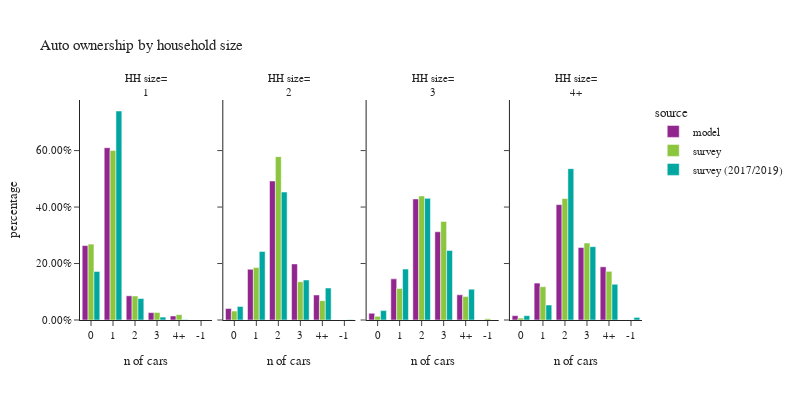

Source (notebook cell):
### Code cell
plot_auto(hh,'hhsize_simple','household size', 'HH size')

### Figure 1 — Plotly figure (JSON) as saved in the notebook; plotly's stock layout.template omitted (floating-point values rounded to 4 significant figures)
{"data": [{"alignmentgroup": "True", "customdata": [[127292], [294527], [41342], [12658], [6908]], "hovertemplate": "source=model<br>hhsize_simple=1<br>auto_ownership_simple=%{x}<br>percentage=%{y}<br>sample count=%{customdata[0]}<extra></extra>", "legendgroup": "model", "marker": {"color": "#91268F", "pattern": {"shape": ""}}, "name": "model", "offsetgroup": "model", "orientation": "v", "showlegend": true, "textposition": "auto", "type": "bar", "x": ["0", "1", "2", "3", "4+"], "xaxis": "x", "y": [0.2637, 0.6101, 0.08564, 0.02622, 0.01431], "yaxis": "y"}, {"alignmentgroup": "True", "customdata": [[23829], [104714], [286861], [115775], [51655]], "hovertemplate": "source=model<br>hhsize_simple=2<br>auto_ownership_simple=%{x}<br>percentage=%{y}<br>sample count=%{customdata[0]}<extra></extra>", "legendgroup": "model", "marker": {"color": "#91268F", "pattern": {"shape": ""}}, "name": "model", "offsetgroup": "model", "orientation": "v", "showlegend": false, "textposition": "auto", "type": "bar", "x": ["0", "1", "2", "3", "4+"], "xaxis": "x2", "y": [0.04088, 0.1797, 0.4922, 0.1986, 0.08863], "yaxis": "y2"}, {"alignmentgroup": "True", "customdata": [[6523], [39698], [116826], [85155], [24302]], "hovertemplate": "source=model<br>hhsize_simple=3<br>auto_ownership_simple=%{x}<br>percentage=%{y}<br>sample count=%{customdata[0]}<extra></extra>", "legendgroup": "model", "marker": {"color": "#91268F", "pattern": {"shape": ""}}, "name": "model", "offsetgroup": "model", "orientation": "v", "showlegend": false, "textposition": "auto", "type": "bar", "x": ["0", "1", "2", "3", "4+"], "xaxis": "x3", "y": [0.02394, 0.1457, 0.4287, 0.3125, 0.08918], "yaxis": "y3"}, {"alignmentgroup": "True", "customdata": [[6136], [52049], [162681], [102215], [74983]], "hovertemplate": "source=model<br>hhsize_simple=4+<br>auto_ownership_simple=%{x}<br>percentage=%{y}<br>sample count=%{customdata[0]}<extra></extra>", "legendgroup": "model", "marker": {"color": "#91268F", "pattern": {"shape": ""}}, "name": "model", "offsetgroup": "model", "orientation": "v", "showlegend": false, "textposition": "auto", "type": "bar", "x": ["0", "1", "2", "3", "4+"], "xaxis": "x4", "y": [0.01541, 0.1308, 0.4087, 0.2568, 0.1884], "yaxis": "y4"}, {"alignmentgroup": "True", "customdata": [[486], [910], [110], [23], [13]], "hovertemplate": "source=survey<br>hhsize_simple=1<br>auto_ownership_simple=%{x}<br>percentage=%{y}<br>sample count=%{customdata[0]}<extra></extra>", "legendgroup": "survey", "marker": {"color": "#8CC63E", "pattern": {"shape": ""}}, "name": "survey", "offsetgroup": "survey", "orientation": "v", "showlegend": true, "textposition": "auto", "type": "bar", "x": ["0", "1", "2", "3", "4+"], "xaxis": "x", "y": [0.2688, 0.6006, 0.08505, 0.02663, 0.01896], "yaxis": "y"}, {"alignmentgroup": "True", "customdata": [[76], [480], [573], [126], [52]], "hovertemplate": "source=survey<br>hhsize_simple=2<br>auto_ownership_simple=%{x}<br>percentage=%{y}<br>sample count=%{customdata[0]}<extra></extra>", "legendgroup": "survey", "marker": {"color": "#8CC63E", "pattern": {"shape": ""}}, "name": "survey", "offsetgroup": "survey", "orientation": "v", "showlegend": false, "textposition": "auto", "type": "bar", "x": ["0", "1", "2", "3", "4+"], "xaxis": "x2", "y": [0.03147, 0.1859, 0.5786, 0.1355, 0.06855], "yaxis": "y2"}, {"alignmentgroup": "True", "customdata": [[1], [6], [109], [162], [55], [19]], "hovertemplate": "source=survey<br>hhsize_simple=3<br>auto_ownership_simple=%{x}<br>percentage=%{y}<br>sample count=%{customdata[0]}<extra></extra>", "legendgroup": "survey", "marker": {"color": "#8CC63E", "pattern": {"shape": ""}}, "name": "survey", "offsetgroup": "survey", "orientation": "v", "showlegend": false, "textposition": "auto", "type": "bar", "x": ["-1", "0", "1", "2", "3", "4+"], "xaxis": "x3", "y": [0.00429, 0.01294, 0.1115, 0.4394, 0.349, 0.08291], "yaxis": "y3"}, {"alignmentgroup": "True", "customdata": [[4], [77], [189], [64], [34]], "hovertemplate": "source=survey<br>hhsize_simple=4+<br>auto_ownership_simple=%{x}<br>percentage=%{y}<br>sample count=%{customdata[0]}<extra></extra>", "legendgroup": "survey", "marker": {"color": "#8CC63E", "pattern": {"shape": ""}}, "name": "survey", "offsetgroup": "survey", "orientation": "v", "showlegend": false, "textposition": "auto", "type": "bar", "x": ["0", "1", "2", "3", "4+"], "xaxis": "x4", "y": [0.006874, 0.1179, 0.4302, 0.2726, 0.1725], "yaxis": "y4"}, {"alignmentgroup": "True", "customdata": [[773], [1585], [123], [22], [4]], "hovertemplate": "source=survey (2017/2019)<br>hhsize_simple=1<br>auto_ownership_simple=%{x}<br>percentage=%{y}<br>sample count=%{customdata[0]}<extra></extra>", "legendgroup": "survey (2017/2019)", "marker": {"color": "#00A7A0", "pattern": {"shape": ""}}, "name": "survey (2017/2019)", "offsetgroup": "survey (2017/2019)", "orientation": "v", "showlegend": true, "textposition": "auto", "type": "bar", "x": ["0", "1", "2", "3", "4+"], "xaxis": "x", "y": [0.1719, 0.7402, 0.07604, 0.01029, 0.001516], "yaxis": "y"}, {"alignmentgroup": "True", "customdata": [[1], [262], [1058], [945], [155], [78]], "hovertemplate": "source=survey (2017/2019)<br>hhsize_simple=2<br>auto_ownership_simple=%{x}<br>percentage=%{y}<br>sample count=%{customdata[0]}<extra></extra>", "legendgroup": "survey (2017/2019)", "marker": {"color": "#00A7A0", "pattern": {"shape": ""}}, "name": "survey (2017/2019)", "offsetgroup": "survey (2017/2019)", "orientation": "v", "showlegend": false, "textposition": "auto", "type": "bar", "x": ["-1", "0", "1", "2", "3", "4+"], "xaxis": "x2", "y": [0.0006086, 0.0481, 0.243, 0.4532, 0.1417, 0.1133], "yaxis": "y2"}, {"alignmentgroup": "True", "customdata": [[32], [212], [272], [91], [23]], "hovertemplate": "source=survey (2017/2019)<br>hhsize_simple=3<br>auto_ownership_simple=%{x}<br>percentage=%{y}<br>sample count=%{customdata[0]}<extra></extra>", "legendgroup": "survey (2017/2019)", "marker": {"color": "#00A7A0", "pattern": {"shape": ""}}, "name": "survey (2017/2019)", "offsetgroup": "survey (2017/2019)", "orientation": "v", "showlegend": false, "textposition": "auto", "type": "bar", "x": ["0", "1", "2", "3", "4+"], "xaxis": "x3", "y": [0.03328, 0.1803, 0.4308, 0.2464, 0.1092], "yaxis": "y3"}, {"alignmentgroup": "True", "customdata": [[2], [10], [105], [322], [79], [36]], "hovertemplate": "source=survey (2017/2019)<br>hhsize_simple=4+<br>auto_ownership_simple=%{x}<br>percentage=%{y}<br>sample count=%{customdata[0]}<extra></extra>", "legendgroup": "survey (2017/2019)", "marker": {"color": "#00A7A0", "pattern": {"shape": ""}}, "name": "survey (2017/2019)", "offsetgroup": "survey (2017/2019)", "orientation": "v", "showlegend": false, "textposition": "auto", "type": "bar", "x": ["-1", "0", "1", "2", "3", "4+"], "xaxis": "x4", "y": [0.009087, 0.01533, 0.05313, 0.5361, 0.2597, 0.1267], "yaxis": "y4"}], "layout": {"annotations": [{"font": {}, "showarrow": false, "text": "HH size=<br>1", "x": 0.1175, "xanchor": "center", "xref": "paper", "y": 1.0, "yanchor": "bottom", "yref": "paper"}, {"font": {}, "showarrow": false, "text": "HH size=<br>2", "x": 0.3725, "xanchor": "center", "xref": "paper", "y": 1.0, "yanchor": "bottom", "yref": "paper"}, {"font": {}, "showarrow": false, "text": "HH size=<br>3", "x": 0.6275, "xanchor": "center", "xref": "paper", "y": 1.0, "yanchor": "bottom", "yref": "paper"}, {"font": {}, "showarrow": false, "text": "HH size=<br>4+", "x": 0.8825, "xanchor": "center", "xref": "paper", "y": 1.0, "yanchor": "bottom", "yref": "paper"}], "barmode": "group", "font": {"size": 11}, "height": 400, "legend": {"title": {"text": "source"}, "tracegroupgap": 0}, "title": {"text": "Auto ownership by household size"}, "width": 800, "xaxis": {"anchor": "y", "domain": [0.0, 0.235], "title": {"text": "n of cars"}}, "xaxis2": {"anchor": "y2", "domain": [0.255, 0.49], "matches": "x", "title": {"text": "n of cars"}}, "xaxis3": {"anchor": "y3", "domain": [0.51, 0.745], "matches": "x", "title": {"text": "n of cars"}}, "xaxis4": {"anchor": "y4", "domain": [0.765, 1.0], "matches": "x", "title": {"text": "n of cars"}}, "yaxis": {"anchor": "x", "domain": [0.0, 1.0], "tickformat": ".2%", "title": {"text": "percentage"}}, "yaxis2": {"anchor": "x2", "domain": [0.0, 1.0], "matches": "y", "showticklabels": false, "tickformat": ".2%"}, "yaxis3": {"anchor": "x3", "domain": [0.0, 1.0], "matches": "y", "showticklabels": false, "tickformat": ".2%"}, "yaxis4": {"anchor": "x4", "domain": [0.0, 1.0], "matches": "y", "showticklabels": false, "tickformat": ".2%"}}}
